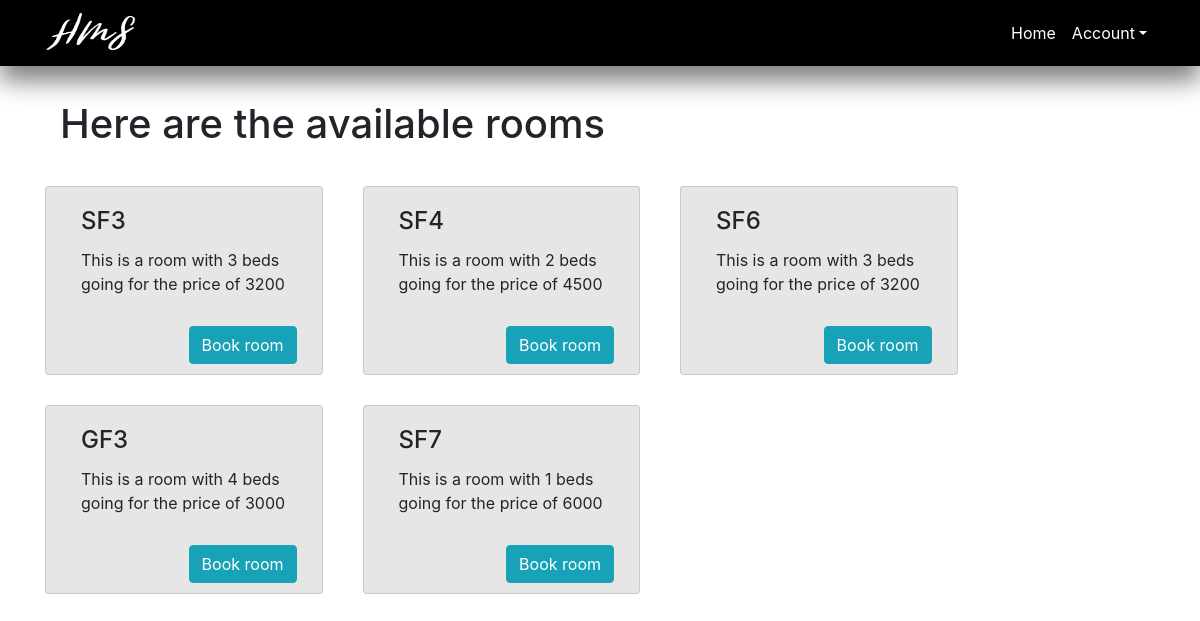
The page /student (signed in) on the database its author committed.
### HMS/models.py (models this page shows, shortened)
class Room(db.Model):
    __tablename__ = "rooms"
    room_num = db.Column(db.String, primary_key=True)
    beds = db.Column(db.String, db.ForeignKey('beds.beds_id'))
    price = db.Column(db.Integer)
    hostel_id = db.Column(db.Integer, db.ForeignKey('hostels.hostel_id'))
    occupants = db.relationship('User', backref='room')

### HMS/routes.py (the view)
@app.route("/student")
@login_required
def student():
    if current_user.role == 'student':
      user = User.query.filter_by(id = current_user.id).first()
      if user.hostel_id == None and user.room_id == None:
        return render_template('firsttimehostelview.html', hostels=tourContent, user = user)
      elif user.hostel_id != None and user.room_id == None:
        hostel = Hostel.query.filter_by(hostel_id = user.hostel_id).first()
        rooms = db.engine.execute("Select * from rooms where rooms.beds != (select count(*) from Users where users.room_id == rooms.room_num) and hostel_id == " + str(hostel.hostel_id)).fetchall()
        return render_template('book_a_room.html', rooms=rooms, user = user)
      elif user.hostel_id != None and user.room_id != None:
        ann_userId = User.query.filter_by(role = "admin", hostel_id = user.hostel_id).first()
        announcements = Announcement.query.filter_by(user_id = ann_userId.id)
        return render_template('student_announcement_page.html',user=user,announcement = announcements)
    else:
        return render_template('logInStudentError.html')

### HMS/__init__.py (called while the page is built)
@app.before_request
def make_session_permanent():
    session.permanent = True
    app.permanent_session_lifetime = timedelta(minutes=60)

### HMS/models.py (called while the page is built)
@login_manager.user_loader
def load_user(user_id):
    return User.query.get(int(user_id))

### HMS/templates/book_a_room.html
{% extends 'student_layout.html' %}
{% block content %}
     <div class="container">
        <h1>Here are the available rooms</h1>
        <div class="row">
            {% for room in rooms%}
                <div class="card col-lg-3 col-md-4 col-sm-5 col-xs-12" style="width: 18rem;background: #E6E6E6; margin-right: 40px; margin-top: 30px">
                  <div class="card-body">
                    <h4 class="card-title">{{ room[0] }}</h4>
                    <p class="card-text">This is a room with {{ room[1] }} beds going for the price of {{ room[2] }}</p>
                  </div>
                  <div class="card-action">
                    <a class="btn btn-info" style="float: right; margin: 10px" href="{{ url_for('picked_room', id = room[0])}}">Book room</a>
                  </div>
                </div>
            {% endfor %}
        </div>
    </div>
{% endblock %}

### rows shown on the page
Room: room_num "SF3", beds "3", price "3200"
Room: room_num "SF4", beds "2", price "4500"
Room: room_num "SF6", beds "3", price "3200"
Room: room_num "GF3", beds "4", price "3000"
Room: room_num "SF7", beds "1", price "6000"
